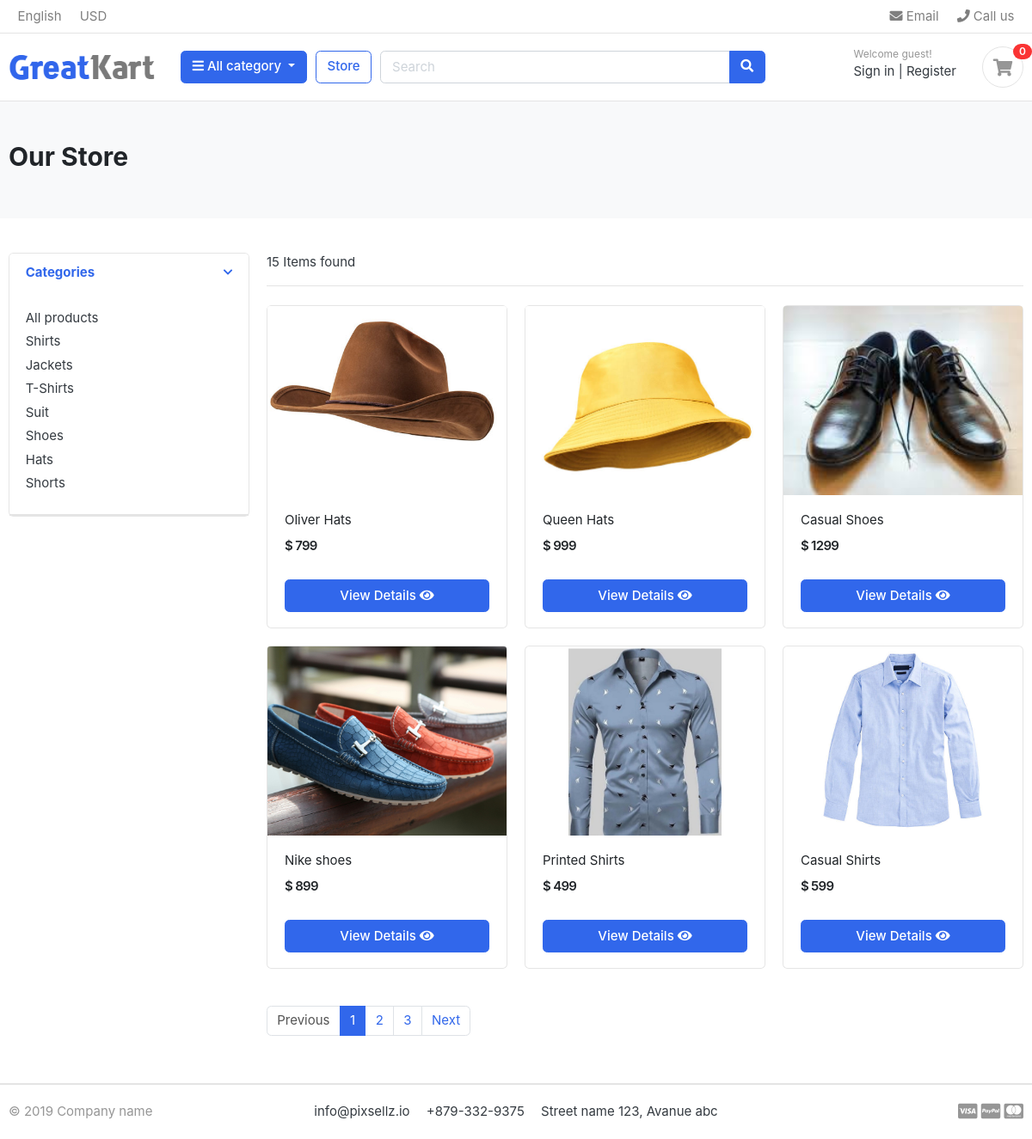
/store/, run on the app's committed database.
### category/models.py (models this page shows, shortened)
class Category(models.Model):
    category_name = models.CharField(max_length=150,unique=True)
    slug = models.SlugField(max_length=150,unique=True)
    description = models.TextField(max_length=200)
    category_img = models.ImageField(upload_to='photos/Categories',blank=True)
    class Meta:
        verbose_name = 'Category'
        verbose_name_plural = 'Categories'
    def get_url(self):
        return reverse('product_by_category',args=[self.slug])

### store/models.py (models this page shows, shortened)
class Product(models.Model):
    product_name = models.CharField(max_length=200,unique=True)
    slug = models.SlugField(max_length=200,unique=True)
    description =models.TextField(max_length=400,blank=True)
    price= models.IntegerField()
    images = models.ImageField(upload_to='photos/products')
    stock = models.IntegerField()
    is_available = models.BooleanField(default=True)
    category = models.ForeignKey(Category,on_delete=models.CASCADE)
    created_date = models.DateTimeField(auto_now_add=True)
    modified_date = models.DateTimeField(auto_now=True)
    def get_url(self):
        return reverse('product_detail',args=[self.category.slug,self.slug])

### store/views.py (the view)
# urls.py: path('store/',include('store.urls')),
def store(req,category_slug=None):
    category = None
    products = None
    if category_slug != None:
        category = get_object_or_404(Category,slug=category_slug)
        products = Product.objects.all().filter(category=category,is_available=True)
        paginator = Paginator(products,3)
        page = req.GET.get('page')
        paged_products = paginator.get_page(page)
        product_count = products.count()
    else:
        products = Product.objects.all().filter(is_available=True).order_by('id')
        paginator = Paginator(products,6)
        page = req.GET.get('page')
        paged_products = paginator.get_page(page)
        product_count = products.count()
    return render(req,'store.html',{'products':paged_products,'product_count':product_count})

### cart/context_processors.py (called while the page is built)
def Counter(req):
    cart_count=0
    if 'admin' in req.path:
        return {}
    else:
        try:
            cart=Cart.objects.filter(cart_id =_cart_id(req))
            if req.user.is_authenticated:
                cart_item = CartItem.objects.all().filter(user=req.user)
            else:
                cart_item = CartItem.objects.all().filter(cart=cart[:1])
            for item in cart_item:
                cart_count += item.quantity
        except:
            cart_count=0
    return dict(cart_count=cart_count)

### cart/views.py (called while the page is built)
def _cart_id(req):
    cart = req.session.session_key
    if not cart:
        cart = req.session.create()
    return cart

### category/context_processors.py (called while the page is built)
def menu_links(req):
    links  = Category.objects.all()
    return dict(links=links)

### templates/store.html (shortened to what this page needs)
{% extends 'base.html' %}
{% load static %}
{% block content %}
<section class="section-pagetop bg">
	<div class="container">
		{% if 'search' in request.path %}
			<h2 class="title-page">Search Result</h2>
		{% else %}
			<h2 class="title-page">Our Store</h2>
		{% endif %}
	</div>
	</section>
	<section class="section-content padding-y">
	<div class="container">
	<div class="row">
		<aside class="col-md-3">
	<div class="card">
		<article class="filter-group">
			<header class="card-header">
				<a href="#" data-toggle="collapse" data-target="#collapse_1" aria-expanded="true" class="">
					<i class="icon-control fa fa-chevron-down"></i>
					<h6 class="title">Categories</h6>
				</a>
			</header>
			<div class="filter-content collapse show" id="collapse_1" >
				<div class="card-body">
					<ul class="list-menu">
						<li><a href="{% url 'store' %}">All products</a></li>
						{% for category in links %}
							<li><a href="{{category.get_url}}">{{category.category_name}}</a></li>
						{% endfor %}
					</ul>
				</div>
			</div>
		</article>
		<article class="filter-group">
		</article>
	</div>
		</aside>
		<main class="col-md-9">
	<header class="border-bottom mb-4 pb-3">
			<div class="form-inline">
				<span class="mr-md-auto">{{product_count}} Items found </span>
			</div>
	</header>
	<div class="row">
		{% if products %}
			{% for product in products %}
				<div class="col-md-4">
					<figure class="card card-product-grid">
						<div class="img-wrap">
							<a href="{{product.get_url}}">
								<img src="{{product.images.url}}">
							</a>
						</div>
						<figcaption class="info-wrap">
							<div class="fix-height">
								<a href="{{product.get_url}}" class="title">{{product.product_name}}</a>
								<div class="price-wrap mt-2">
									<span class="price">$  {{product.price}}</span>
								</div>
							</div>
							<a href="{{product.get_url}}" class="btn btn-block btn-primary">View Details <i class="fas fa-eye"></i></a>
						</figcaption>
					</figure>
				</div>
			{% endfor %}
		{% else %}
				<div>
					<h2>No Result Found.Please Try Again</h2>
				</div>
		{% endif %}
	</div>
	<nav class="mt-4" aria-label="Page navigation sample">
		{% if products.has_other_pages %}
			<ul class="pagination">
				{% if products.has_previous %}
					<li class="page-item"><a class="page-link" href="?page={{products.previous_page_number}}">Previous</a></li>
				{% else %}
					<li class="page-item disabled"><a class="page-link" href="#">Previous</a></li>
				{% endif %}
				{% for i in products.paginator.page_range %}
					{% if products.number == i %}
						<li class="page-item active"><a class="page-link" href="#">{{i}}</a></li>
					{% else %}
						<li class="page-item"><a class="page-link" href="?page={{i}}">{{i}}</a></li>
					{% endif %}
				{% endfor %}
				{% if products.has_next %}
					<li class="page-item"><a class="page-link" href="?page={{products.next_page_number}}">Next</a></li>
				{% else %}
					<li class="page-item disabled"><a class="page-link" href="#">Next</a></li>
				{% endif %}
			</ul>
		{% endif %}
	</nav>
		</main>
	</div>
	</div>
	</section>
{% endblock %}

### static/css/ui.css (style rules this page uses)
html { font-family: "Inter", sans-serif; font-size: 15px; }
.img-wrap { text-align: center; display: block; }
.img-wrap img { max-width: 100%; }
.price-wrap { letter-spacing: -0.7px; }
.padding-y { padding-top: 40px; padding-bottom: 40px; }
figure { margin-bottom: 0; }
article:after, .form-group:after { display: block; clear: both; content: ""; }
.bg { background-color: #f8f9fa; }
.title-page { color: #212529; }
[class*=list-] li:after { visibility: hidden; display: block; content: ""; overflow: hidden; height: 0; clear: both; }
.list-menu { list-style: none; margin: 0; padding-left: 0; }
.list-menu li { margin-bottom: 5px; }
.list-menu a { color: #343a40; }
[class*=card-product] a.title { color: #212529; display: block; }
[class*=card-product] .img-wrap { overflow: hidden; position: relative; }
[class*=card-product] .img-wrap img { height: 100%; max-width: 100%; width: auto; display: inline-block; -o-object-fit: cover; object-fit: cover; }
.card-product-grid { margin-bottom: 20px; }
.card-product-grid .img-wrap { border-radius: 0.2rem 0.2rem 0 0; height: 220px; }
.card-product-grid .info-wrap { overflow: hidden; padding: 18px 20px; }
.card-product-grid .fix-height { height: 80px; overflow: hidden; }
.card .img-wrap { overflow: hidden; }
.price { font-weight: 600; color: #212529; }
.icon-control { margin-top: 5px; float: right; font-size: 80%; }
.card-header .title { margin-bottom: 0; line-height: 1.5; }
.filter-group { border-bottom: 1px solid #e4e4e4; }
.filter-group .card-header { border-bottom: 0; }
.section-pagetop { padding: 45px 0; }

### data on the page
Category: category_name "Shirts"
Category: category_name "Jackets"
Category: category_name "T-Shirts"
Category: category_name "Suit"
Category: category_name "Shoes"
Category: category_name "Hats"
Category: category_name "Shorts"
Product: images (picture), product_name "Oliver Hats", price "799"
Product: images (picture), product_name "Queen Hats", price "999"
Product: images (picture), product_name "Casual Shoes", price "1299"
Product: images (picture), product_name "Nike shoes", price "899"
Product: images (picture), product_name "Printed Shirts", price "499"
Product: images (picture), product_name "Casual Shirts", price "599"

### other printed values
{{ cart_count }} "0"
{{ product_count }} "15"
{{ i }} "1"
{{ i }} "2" "3"
